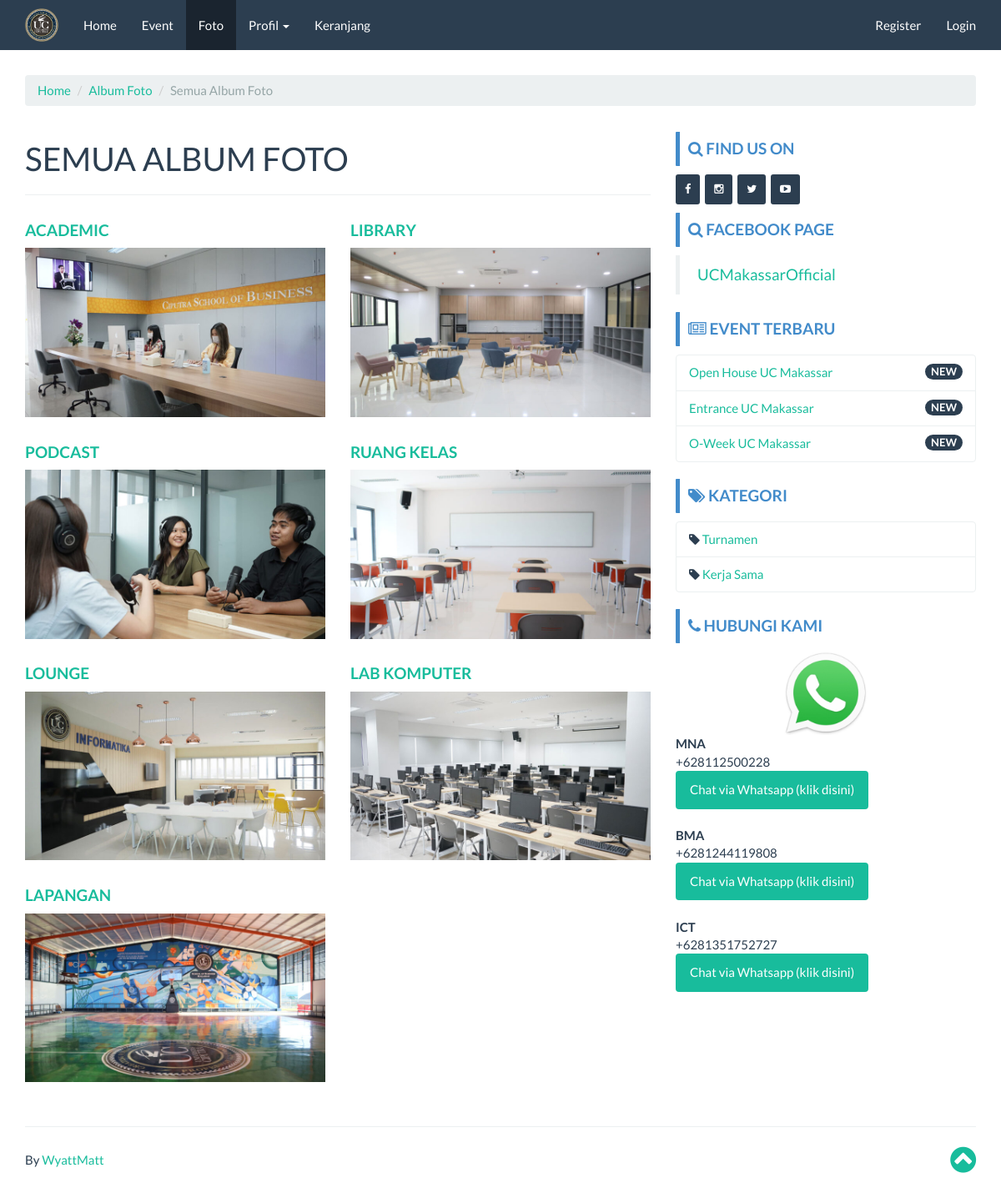
/index.php/gallery/album, run on the app's committed database.
### tables this page shows
CREATE TABLE `company` (
  `id_company` int(11) NOT NULL,
  `company_name` varchar(100) NOT NULL,
  `company_desc` text NOT NULL,
  `company_address` text NOT NULL,
  `company_maps` text NOT NULL,
  `company_phone` char(30) NOT NULL,
  `company_phone2` char(30) NOT NULL,
  `company_fax` char(30) NOT NULL,
  `company_email` char(30) NOT NULL,
  `foto` text NOT NULL,
  `foto_type` char(10) NOT NULL,
  `created` datetime NOT NULL DEFAULT current_timestamp(),
  `modified` datetime DEFAULT NULL,
  `created_by` char(50) NOT NULL,
  `modified_by` char(50) NOT NULL
);

CREATE TABLE `album` (
  `id_album` int(11) NOT NULL,
  `nama_album` char(50) NOT NULL,
  `slug_album` char(50) NOT NULL,
  `foto` text NOT NULL,
  `created_by` char(20) NOT NULL,
  `created_at` datetime NOT NULL DEFAULT current_timestamp(),
  `modified_by` char(20) DEFAULT NULL,
  `modified_at` datetime DEFAULT NULL ON UPDATE current_timestamp()
);

CREATE TABLE `event` (
  `id_event` int(11) NOT NULL,
  `nama_event` varchar(100) NOT NULL,
  `slug_event` varchar(100) DEFAULT NULL,
  `deskripsi` text DEFAULT NULL,
  `kategori` int(11) DEFAULT NULL,
  `foto` text DEFAULT NULL,
  `foto_type` char(10) DEFAULT NULL,
  `created_at` datetime NOT NULL DEFAULT current_timestamp(),
  `created_by` char(50) NOT NULL,
  `modified_at` datetime DEFAULT NULL ON UPDATE current_timestamp(),
  `modified_by` char(50) NOT NULL
);

CREATE TABLE `kategori` (
  `id_kategori` int(11) NOT NULL,
  `nama_kategori` varchar(20) NOT NULL,
  `slug_kat` varchar(20) NOT NULL,
  `created_by` char(50) NOT NULL,
  `created_at` datetime NOT NULL DEFAULT current_timestamp(),
  `modified_by` char(50) NOT NULL,
  `modified_at` datetime DEFAULT NULL ON UPDATE current_timestamp()
);

CREATE TABLE `kontak` (
  `id_kontak` int(11) NOT NULL,
  `nama_kontak` char(50) NOT NULL,
  `nohp` char(50) NOT NULL,
  `created_by` char(50) NOT NULL,
  `created_at` datetime NOT NULL DEFAULT current_timestamp(),
  `modified_by` char(50) NOT NULL,
  `modified_at` datetime DEFAULT NULL ON UPDATE current_timestamp()
);

### application/controllers/Gallery.php (called while the page is built, shortened)
<?php
class Gallery extends CI_Controller {
	function __construct()
  {
		$this->load->helper('clean');
		$this->load->model('Album_model');
		$this->load->model('Company_model');
		$this->load->model('Event_model');
		$this->load->model('Foto_model');
		$this->load->model('Kategori_model');
		$this->load->model('Kontak_model');
		$this->data['company_data'] 			= $this->Company_model->get_by_company();
		$this->data['event_sidebar'] 			= $this->Event_model->get_all_sidebar();
		$this->data['kategori_sidebar'] 	= $this->Kategori_model->get_all();
		$this->data['kontak_sidebar'] 		= $this->Kontak_model->get_all();
  }
	public function album()
	{
    $this->data['title'] = "Semua Album Foto";
    $this->load->library('pagination');
    $config['per_page'] = 12;
    $dari = $this->uri->segment('4');
    $this->data['album_all'] = $this->Album_model->get_all_arsip($config['per_page'],$dari);
    $this->load->view('front/album/body', $this->data);
	}
}

### index.php (called while the page is built, shortened)
<?php
require_once BASEPATH.'core/CodeIgniter.php';

### application/models/Company_model.php (called while the page is built, shortened)
<?php  if ( ! defined('BASEPATH')) exit('No direct script access allowed');
class Company_model extends CI_Model
{
  public $table = 'company';
  function get_by_company()
  {
    $this->db->where('id_company', '1');
    return $this->db->get($this->table)->row();
  }
}

### application/models/Album_model.php (called while the page is built, shortened)
<?php  if ( ! defined('BASEPATH')) exit('No direct script access allowed');
class Album_model extends CI_Model
{
  public $table = 'album';
  public $id    = 'id_album';
  function get_all_arsip($per_page,$dari)
  {
    $this->db->order_by($this->id, 'DESC');
    $query = $this->db->get($this->table,$per_page,$dari);
    return $query->result();
  }
}

### application/models/Event_model.php (called while the page is built, shortened)
<?php  if ( ! defined('BASEPATH')) exit('No direct script access allowed');
class Event_model extends CI_Model
{
  public $table = 'event';
  public $id    = 'id_event';
  public $order = 'DESC';
  function get_all_sidebar()
  {
    $this->db->limit(3);
    $this->db->order_by($this->id, $this->order);
    return $this->db->get($this->table)->result();
  }
}

### application/models/Kategori_model.php (called while the page is built, shortened)
<?php  if ( ! defined('BASEPATH')) exit('No direct script access allowed');
class Kategori_model extends CI_Model
{
  public $table = 'kategori';
  function get_all()
  {
    return $this->db->get($this->table)->result();
  }
}

### application/models/Kontak_model.php (called while the page is built, shortened)
<?php  if ( ! defined('BASEPATH')) exit('No direct script access allowed');
class Kontak_model extends CI_Model
{
  public $table = 'kontak';
  function get_all()
  {
    return $this->db->get($this->table)->result();
  }
}

### application/views/front/album/body.php (the view, shortened to what this page needs)
<?php $this->load->view('front/header'); ?>
<?php $this->load->view('front/navbar'); ?>
<div class="container">
	<ol class="breadcrumb">
		<li><a href="<?php echo base_url() ?>">Home</a></li>
		<li><a href="<?php echo base_url('gallery/album') ?>">Album Foto</a></li>
		<li class="active"><?php echo $title ?></li>
	</ol>
	<div class="row">
		<div class="col-md-8"><h1><?php echo strtoupper($title) ?></h1><hr>
			<div class="row">
				<?php foreach($album_all as $album){ ?>
					<div class="col-lg-6">
						<h4><a href="#"><?php echo $album->nama_album ?></a></h4>
						<a href="<?php echo base_url("gallery/read/$album->slug_album") ?>">
							<?php
							if(empty($album->foto)) {echo "<img class='img-responsive' src='".base_url()."assets/images/no_image_thumb.png'>";}
							else { echo " <img class='img-responsive' src='".base_url()."assets/images/album/".$album->foto."'> ";}
							?>
						</a><br>
					</div>
				<?php } ?>
			</div>
		</div>
		<?php $this->load->view('front/sidebar'); ?>
	</div>
</div>

### application/views/front/navbar.php (shortened to what this page needs)
<nav class="navbar navbar-default navbar-fixed-top">
  <div class="container">
    <div class="navbar-header">
      <a class="navbar-brand" href="<?php echo base_url() ?>">
        <img src="<?php echo base_url('assets/images/company/') . $company_data->foto . $company_data->foto_type ?>" alt="<?php echo $company_data->company_name ?>" style="max-height: 40px; margin-top: -10px;" />
      </a>
    </div>
    <div class="collapse navbar-collapse" id="bs-example-navbar-collapse-1">
      <ul class="nav navbar-nav">
        <li class="<?php if ($this->uri->segment(1) == "") {
                      echo "active";
                    } ?>">
          <a href="<?php echo base_url() ?>">Home </a>
        </li>
        <li class="<?php if ($this->uri->segment(1) == "event") {
                      echo "active";
                    } ?>">
          <a href="<?php echo base_url('event') ?>"> Event</a>
        </li>
        <li class="<?php if ($this->uri->segment(1) == "gallery") {
                      echo "active";
                    } ?>">
          <a href="<?php echo base_url('gallery/album') ?>"> Foto</a>
        </li>
        <li class="dropdown <?php if ($this->uri->segment(1) == "about" or $this->uri->segment(1) == "contact") {
                              echo "active";
                            } ?>">
          <a href="#" class="dropdown-toggle" data-toggle="dropdown" role="button" aria-haspopup="true" aria-expanded="false">Profil <span class="caret"></span></a>
        </li>
        <li class="<?php if ($this->uri->segment(1) == "cart" && $this->uri->segment(2) == "") {
                      echo "active";
                    } ?>">
          <a href="<?php echo base_url('cart') ?>"> Keranjang</a>
        </li>
      </ul>
      <?php if ($this->session->userdata('usertype') != NULL) { ?>
        <ul class="nav navbar-nav navbar-right">
          <li class="dropdown">
            <a href="#" class="dropdown-toggle" data-toggle="dropdown" role="button" aria-haspopup="true" aria-expanded="false">Hi, <?php echo $this->session->userdata('username') ?> <span class="caret"></span></a>
            <ul class="dropdown-menu">
              <li><a href="<?php echo base_url('cart/history') ?>">Riwayat Booking</a></li>
              <li><a href="<?php echo base_url('auth/edit_profil/') . $this->session->userdata('user_id') ?>">Edit Profil</a></li>
              <li><a href="<?php echo base_url('auth/profil') ?>">Profil Saya</a></li>
              <li role="separator" class="divider"></li>
              <li><a href="<?php echo base_url('auth/logout') ?>">Logout</a></li>
            </ul>
          </li>
        </ul>
      <?php } else { ?>
        <ul class="nav navbar-nav navbar-right">
          <li><a href="<?php echo base_url('auth/register') ?>">Register</a></li>
          <li><a href="<?php echo base_url('auth/login') ?>">Login</a></li>
        </ul>
      <?php } ?>
    </div>
  </div>
</nav>

### application/views/front/modul/mod_event.php
<div class="bs-callout bs-callout-primary mt-3">
  <h4><i class="fa fa-newspaper-o"></i> Event Terbaru</h4>
</div>
<ul class="list-group">
  <?php
  foreach ($event_sidebar as $event_sidebar) {
  ?>
    <li class="list-group-item">
      <span class="badge">NEW</span>
      <?php echo anchor('event/read/' . $event_sidebar->slug_event . '', '' . $event_sidebar->nama_event . '') ?>
    </li>
  <?php } ?>
</ul>

### application/views/front/modul/mod_kategori.php (shortened to what this page needs)
<div class="bs-callout bs-callout-primary"><h4><i class="fa fa-tags"></i> Kategori</h4></div>
<ul class="list-group">
  <?php
  foreach ($kategori_sidebar as $kategori_sidebar)
  {
  ?>
  <li class="list-group-item">
    <i class="fa fa-tag"></i> <?php echo anchor('event/kategori/'.$kategori_sidebar->slug_kat.'',''.$kategori_sidebar->nama_kategori.'') ?>
  </li>
  <?php } ?>
</ul>

### application/views/front/modul/mod_cs.php
<div class="bs-callout bs-callout-primary"><h4><i class="fa fa-phone"></i> Hubungi Kami</h4></div>
<ul class="list-group">
  <div align="center"><img src="<?php echo base_url('assets/images/wa.jpg') ?>" width="100px"></div>
  <?php foreach($kontak_sidebar as $kontak){?>
    <b><?php echo $kontak->nama_kontak ?></b><br>
    +<?php echo $kontak->nohp ?><br>
    <a href="https://api.whatsapp.com/send?phone=+<?php echo $kontak->nohp ?>&text=Hai%20Kak%2C%20saya%20mau%20tanya-tanya%20seputar%20informasi%20booking%20tempat%20di%20UC%20Makassar">
      <button class="btn btn-success" type="submit" name="button">Chat via Whatsapp (klik disini)</button>
    </a><br><br>
  <?php } ?>
</ul>

### assets/template/frontend/css/custom.css (style rules this page uses)
h4 { font-weight: bold; text-transform: uppercase; }
.bs-callout { padding: 10px; margin-top: 10px; margin-bottom: 10px; border: 0px solid #eee; border-left-width: 5px; border-radius: 1px; }
.bs-callout h4 { margin-top: 0; margin-bottom: 0px; }
.bs-callout-primary { border-left-color: #428bca; }
.bs-callout-primary h4 { color: #428bca; }
a:hover, a:visited, a:link, a:active { text-decoration: none; }

### data on the page
company: foto+foto_type (picture)
album: nama_album "ACADEMIC", foto (picture)
album: nama_album "LIBRARY", foto (picture)
album: nama_album "PODCAST", foto (picture)
album: nama_album "RUANG KELAS", foto (picture)
album: nama_album "LOUNGE", foto (picture)
album: nama_album "LAB KOMPUTER", foto (picture)
album: nama_album "LAPANGAN", foto (picture)
event: slug_event+nama_event "Open House UC Makassar"
event: slug_event+nama_event "Entrance UC Makassar"
event: slug_event+nama_event "O-Week UC Makassar"
kategori: slug_kat+nama_kategori "Turnamen"
kategori: slug_kat+nama_kategori "Kerja Sama"
kontak: nama_kontak "MNA", nohp "628112500228"
kontak: nama_kontak "BMA", nohp "6281244119808"
kontak: nama_kontak "ICT", nohp "6281351752727"

### other printed values
$title "Semua Album Foto"
$title "SEMUA ALBUM FOTO"
